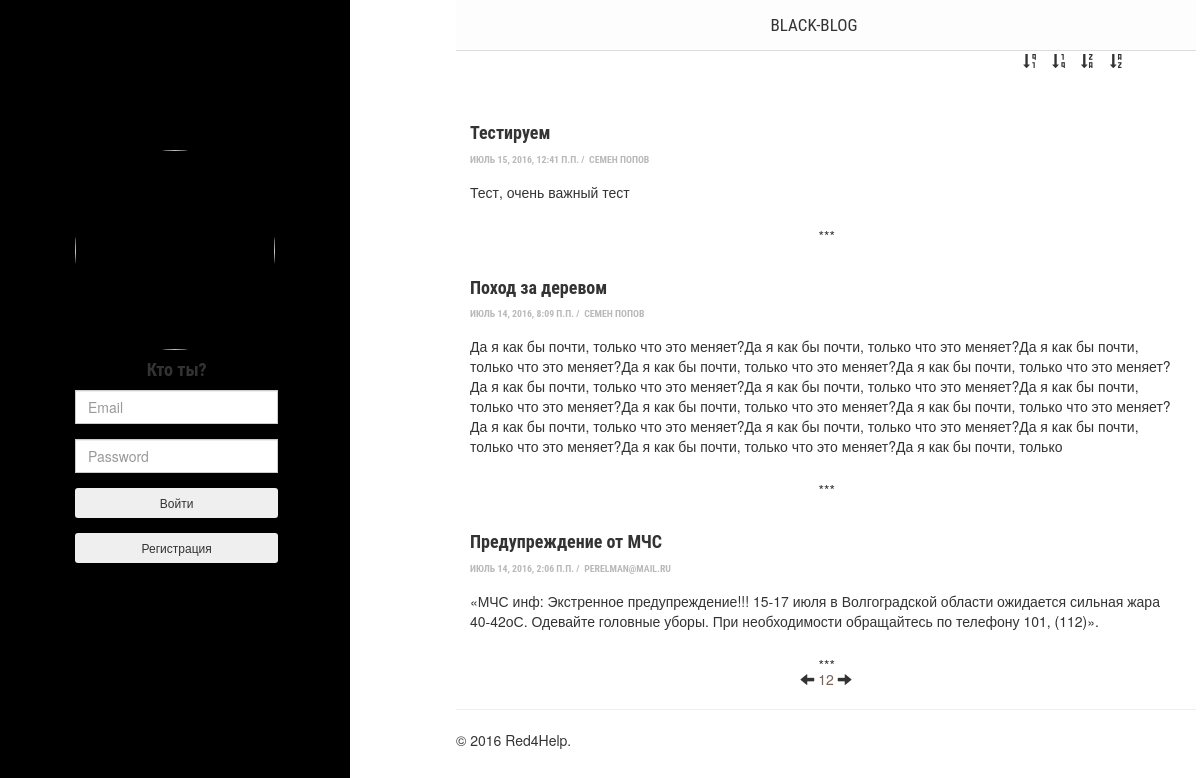
Before: / with the older database file.
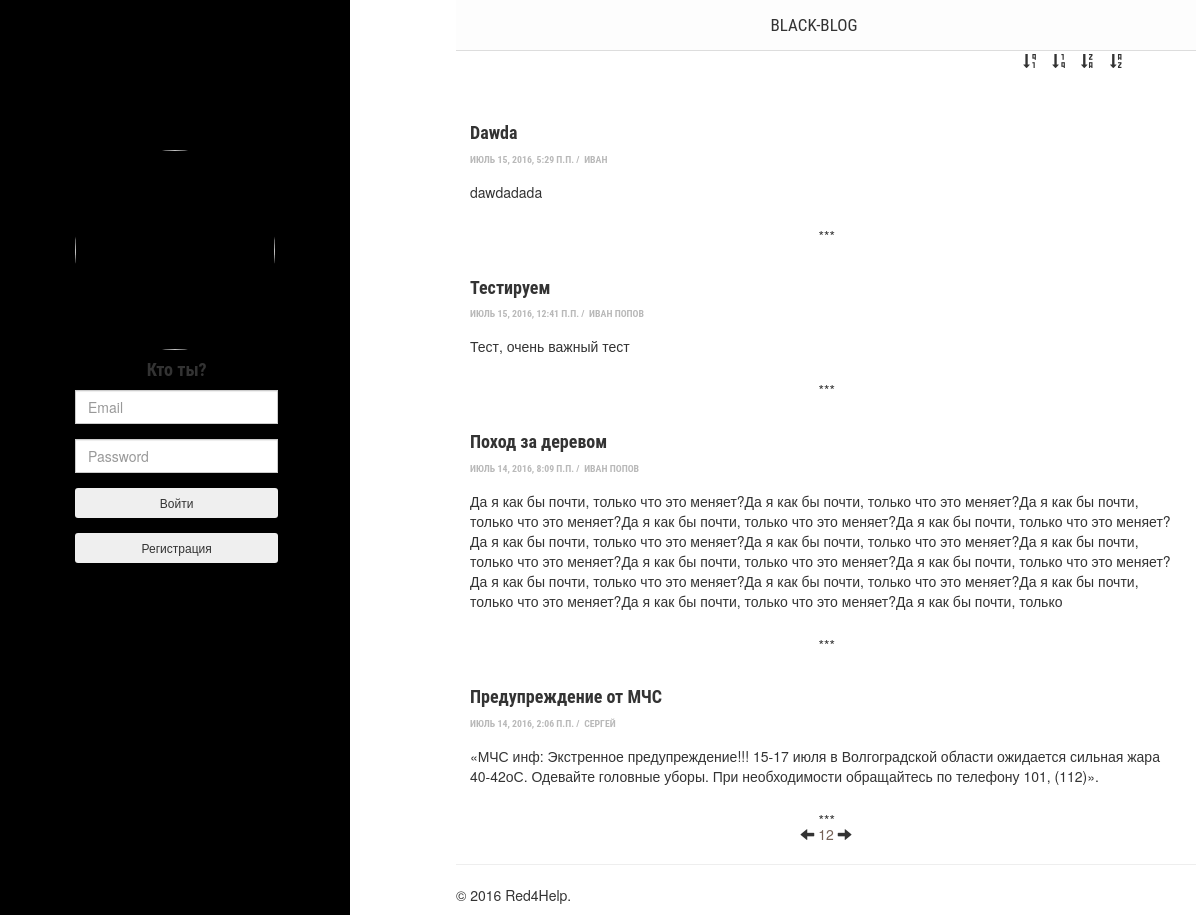
After: the same page with the newer database file.
### multiblog/models.py (models this page shows, shortened)
class Publication(models.Model):
	title = models.CharField(max_length=200, verbose_name='Имя')
	abstract = models.TextField(max_length=600, verbose_name='Краткое содержание')
	full_text = models.TextField(verbose_name='Полное описание')
	time = models.DateTimeField(verbose_name='Дата публикации')
	author = models.ForeignKey('Blogger', on_delete=models.CASCADE, verbose_name='Автор')
	class Meta:
		verbose_name = u'Публикация'
		verbose_name_plural = u'Публикации'

class Blogger(AbstractBaseUser):
	email = models.EmailField(verbose_name='Email', unique=True, max_length=250)
	name = models.CharField(max_length=100, verbose_name='Имя', blank=False)
	surname = models.CharField(max_length=100, verbose_name='Фамилия', blank=False)
	phone = models.CharField(max_length=20, verbose_name='Телефон', blank=False)
	skype = models.CharField(max_length=20, verbose_name='Skype', blank=False)
	avatar = models.ImageField(upload_to=u'./media/img/', verbose_name='Аватар', blank=False, default='./media/img/ava-default.png')
	is_active = models.BooleanField(default=True)
	is_admin = models.BooleanField(default=False)
	objects = BloggerManager()
	USERNAME_FIELD = 'email'
	def img_avatar(self):
		if self.avatar:
			return '<img src="%s" width="100"/>' % self.avatar.url
		else:
			return '(none)'
	img_avatar.short_description = 'Аватар'
	img_avatar.allow_tags = True
	class Meta:
		verbose_name = u'Блоггер'
		verbose_name_plural = u'Блоггеры'
	def __str__(self):
		if self.name or self.surname:
			return self.name + " " + self.surname
		else:
			return self.email

### multiblog/views.py (the view, shortened to what this page needs)
# urls.py: url(r'^$', views.main, name='main'),
def main(request):
	publ = Publication.objects.all().order_by("-time")
	if request.GET.get('new'):
		return HttpResponseRedirect("/new/")
	if request.GET.get('logout'):
		auth.logout(request)
		return HttpResponseRedirect(request.path)
	return render(request, 'multiblog/main.html', {'publ':publ})

### multiblog/templatetags/multiblog_tags.py (called while the page is built)
@register.inclusion_tag('multiblog/footer.html')
def footer():
	return {'year':datetime.datetime.now().year}

@register.inclusion_tag('multiblog/header.html')
def header():
	return {}

### multiblog/templates/multiblog/main.html
{% extends 'multiblog/base.html'%}
{% block content %}
    <div id="wrapper">
      <div id="sidebar-wrapper">
        <div class="col-sm-8 placeholder">
            {% if user.is_authenticated %}
                <a href="{% url 'my_profile' pk=user.id %}"><img src="{{ user.avatar.url }}" class="img-responsive"></a>
                <h4 class="text-center"><a href="{% url 'my_profile' pk=user.id %}">{{ user }}</a></h4>
                <form action="#" method="get">
                  <input type="submit" class="btn" value="Новая запись" name="new">
                  <input type="submit" class="btn" value="Выйти" name="logout">
                </form>
            {% else %}
              <img src="https://ezwow.org/uploads/profile/photo-674151.png" class="img-responsive">
                <form class="form-signin" method="POST" id="submit-form">{% csrf_token %}
                {% if error %}
                  <h4 class="text-center text-danger">{{ error }}</h4>
                {% else %}
                  <h4 class="text-center">Кто ты?</h4>
                {% endif %}
                    <div class="form-group">
                        <div class="input-group col-md-12">
                          <input class="form-control" placeholder="Email" name="email">
                        </div>
                    </div>
                    <div class="form-group">
                        <div class="input-group col-md-12">
                          <input class="form-control" placeholder="Password" name="password" type="password">
                        </div>
                    </div>
                    <div class="form-group">
                        <div class="input-group col-md-12">
                          <button class="btn btn-inverse btn-sm btn-block" type="submit" name="submit-log-in">Войти</button>
                        </div>
                    </div>
                    <div class="form-group">
                      <div class="input-group col-md-12">
                        <button class="btn btn-inverse btn-sm btn-block" type="submit" name="submit-register">Регистрация</button>
                      </div>
                    </div>
                </form>
              {% endif %}
            </div>
        </div>
  </div>
  <header class="main-header content-wrapper">
    <nav class="nav-main center-wrapper">
      <a class="nav-main" href="{% url 'main' %}">Black-Blog</a>
    </nav>
  </header>
  <li class="sort-main">
        <ol><a href="#" class="sort-page" act="2-desc" data-placement="bottom" data-toggle="tooltip" title="Сортировка по убыванию даты публикации" ><span class="glyphicon glyphicon-sort-by-order-alt"></span></a></ol>
        <ol><a href="#" class="sort-page" act="2-asc" data-placement="bottom" data-toggle="tooltip" title="Сортировка по возрастанию даты публикации"><span class="glyphicon glyphicon-sort-by-order"></span></a></ol>
        <ol><a href="#" class="sort-page" act="1-desc" data-placement="bottom" data-toggle="tooltip" title="Сортировка в обратном алфавитном порядке"><span class="glyphicon glyphicon-sort-by-alphabet-alt"></span></a></ol>
        <ol><a href="#" class="sort-page" act="1-asc" data-placement="bottom" data-toggle="tooltip" title="Сортировка в алфавитном порядке"><span class="glyphicon glyphicon-sort-by-alphabet"></span></a></ol>
  </li>
	<main class="content-wrapper" id="main_page">
		  {% for p in publ %}
			    <article class="index-page" data-author="{{ p.author }}" data-time="{{ p.time }}">
			      <h4><a href="{% url 'full' pk=p.id %}">{{ p.title }}</a>
            </h4>
			      <p class="post-meta"><time datetime="{{ p.time }}">{{ p.time }}</time>&nbsp;/&nbsp;
				      <span item="author"><a href="{% url 'my_profile' pk=p.author.id %}">{{ p.author }}</a></span>
			      </p>
            <p>{{ p.abstract }}</p>
        	</article>
      {% endfor %}
      <div class="center-wrapper" id="navigation">
        <a href="left"><span class="glyphicon glyphicon-arrow-left"></span></a>
        <span>12</span>
        <a href="right"><span class="glyphicon glyphicon-arrow-right"></span></a>
      </div>
{% endblock content %}

Changed rows visible on the page:
added Publication: title "Dawda", time "ИЮЛЬ 15, 2016, 5:29 П.П.", author "ИВАН", abstract "dawdadada"
changed through a linked row, Publication "Тестируем": author "СЕМЕН ПОПОВ" → "ИВАН ПОПОВ"
changed through a linked row, Publication "Поход за деревом": author "СЕМЕН ПОПОВ" → "ИВАН ПОПОВ"
changed through a linked row, Publication "Предупреждение от МЧС": author "PERELMAN@MAIL.RU" → "СЕРГЕЙ"
